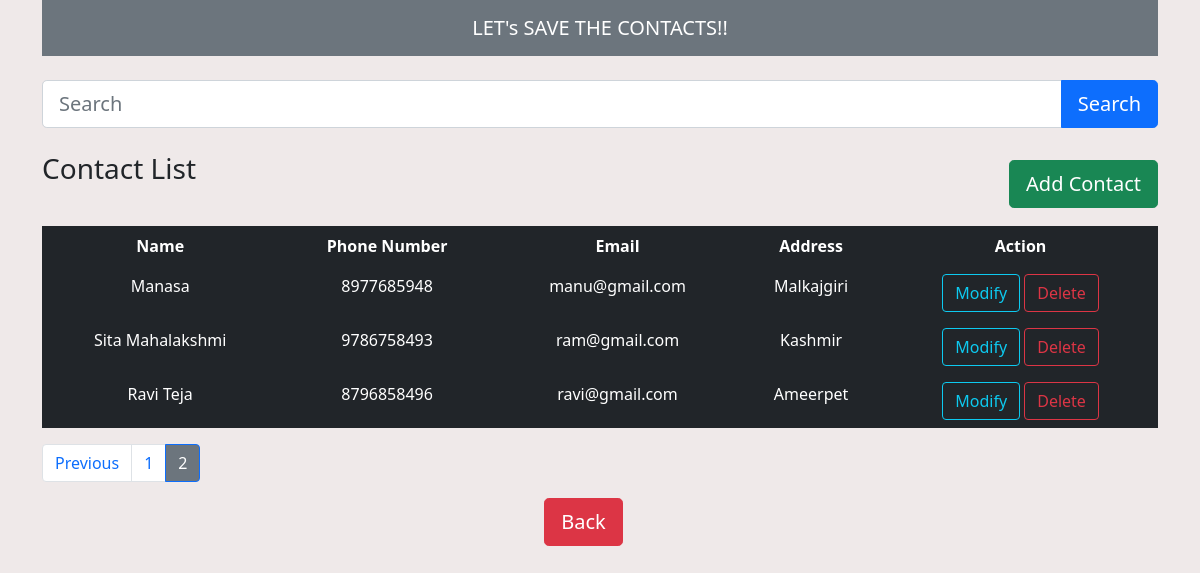
/home/, run on the app's committed database.
### main/models.py (models this page shows, shortened)
class Contact(models.Model):
    name=models.CharField(max_length=100)
    phno=models.BigIntegerField()
    email=models.CharField(max_length=50)
    address=models.TextField()

### main/views.py (the view)
# urls.py: path('home/',views.home,name='home'),
def home(request):
    data=Contact.objects.all()
    if 'q' in request.GET:
        q=request.GET['q']
        data=Contact.objects.filter(Q(name__icontains=q)|Q(phno__icontains=q)|Q(email__icontains=q))
    paginator=Paginator(data,10)
    page_number=request.GET.get('page',10)
    data=paginator.get_page(page_number)
    return render(request,'home.html',{'data':data})

### main/templates/home.html (shortened to what this page needs)
{% load static %}
<!DOCTYPE html>
<html lang="en">
<head>
    <link rel="stylesheet" href="{% static 'bootstrap.min.css' %}">
</head>
<body >
    <div class="colorful">
    <main class="container" >
        <nav class="navbar bg-secondary navbar-dark navbar-expand-lg" >
            <a href="" class="navbar-brand mx-auto" >LET's SAVE THE CONTACTS!!  </a>
        </nav>
        <form class="my-4" action="/home">
            <div class="input-group mb-3">
                <input type="text" name="q" class="form-control form-control-lg" placeholder="Search" />
                <button class="btn btn-primary btn-lg" type="submit" id="button-addon2">Search</button>
            </div>
        </form>
        <h3 class="my-3">Contact List <a href="/add-contact" class="float-end btn btn-lg btn-success mt-2">Add Contact</a></h3>
        <br>
        <table class="table table-borderless table-dark">
            <tr class="table-dark">
                <th>Name</th>
                <th>Phone Number </th>
                <th>Email</th>
                <th>Address</th>
                <th>Action</th>
            </tr>
            {% if data %}
                {% for contact in data %}
                <tr class="table-dark">
                    <td>{{contact.name}}</td>
                    <td>{{contact.phno}}</td>
                    <td>{{contact.email}}</td>
                    <td>{{contact.address}}</td>
                    <td>
                        <a href="/update-contact/{{contact.id}}" class="btn btn-outline-info   btm-sm">Modify</a>
                        <a onclick="return confirm('Are you sure you want to delete this data?')" href="/delete-contact/{{contact.id}}" class="btn btn-outline-danger btm-sm">Delete</a>
                    </td>
                </tr>
                {% endfor %}
            {% endif %}
        </table>
        <nav aria-label="...">
            <ul class="pagination">
                {% if data.has_previous %}
                <li class="page-item">
                    <a class="page-link" href="?page={{data.previous_page_number}}" tabindex="-1" aria-disabled="true">Previous</a>
                </li>
                {% endif %}
                {% for i in data.paginator.page_range %}
                    {% if data.number == i %}
                    <li class="page-item active" aria-current="page">
                        <a class="page-link bg-secondary" href="#">{{i}}</a>
                    </li>
                    {% else %}
                    <li class="page-item"><a class="page-link" href="?page={{i}}">{{i}}</a></li>
                    {% endif %}
                {% endfor %}
            </ul>
        </nav>
        <a href="/" class="btn btn-danger btn-lg" id="backbtn">Back</a>
    </main>
    </div>
</body>
</html>

### main/templates/home.html (style rules this page uses)
body { background-color: rgb(239, 233, 233) }
th,td { text-align: center; }
#backbtn { margin-left: 45%; }

### data on the page
Contact: name "Manasa", phno "8977685948", email "manu@gmail.com", address "Malkajgiri"
Contact: name "Sita Mahalakshmi", phno "9786758493", email "ram@gmail.com", address "Kashmir"
Contact: name "Ravi Teja", phno "8796858496", email "ravi@gmail.com", address "Ameerpet"

### other printed values
{{ i }} "1"
{{ i }} "2"
